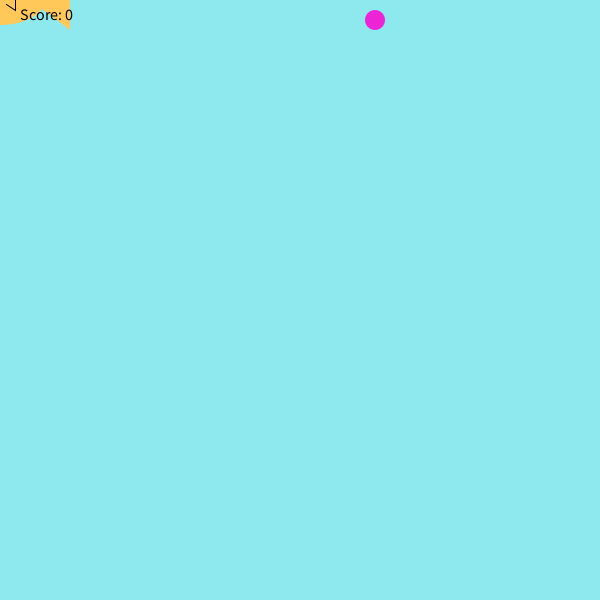
Frame 1 (no input)
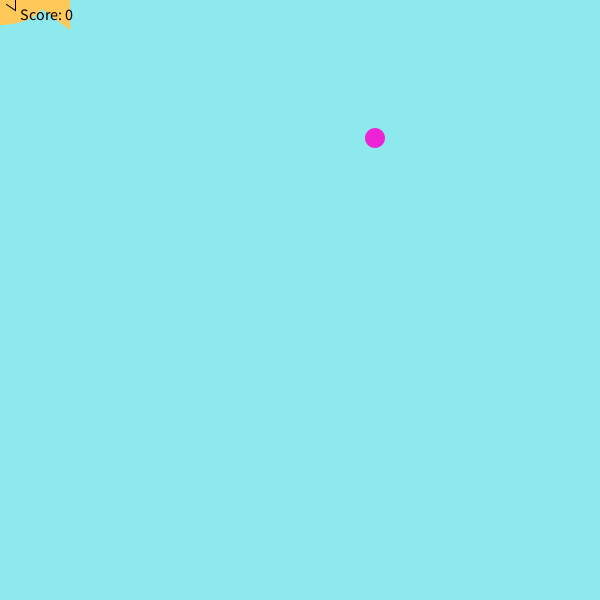
Frame 60 (the mouse pressed at the canvas centre just before this capture)
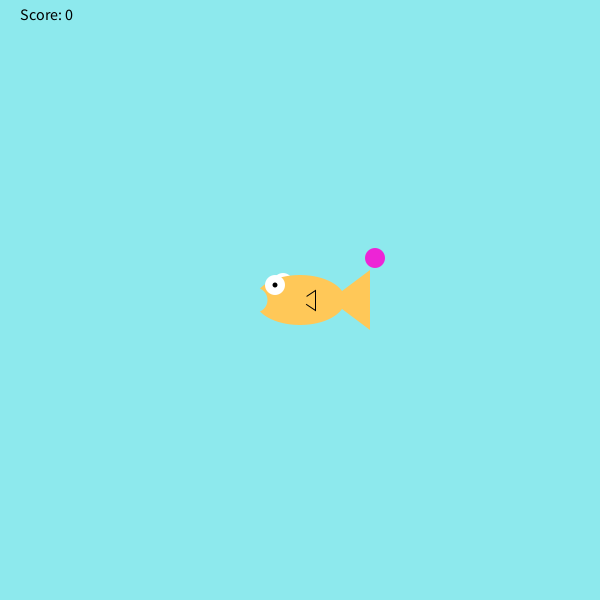
Frame 120 (the mouse held since frame 60 and released just before this capture)

The Processing sketch that drew these frames (run headless with seeded random() and noise(); from frame 60 on, the mouse is pressed at the canvas centre):

// Processing sketch: FishFeeder
// ── FishFeeder.pde
  int foodX = (int) random(600-20);
  int foodY = 20;
  int score = 0;
  void setup(){
    size(600,600);
  }
  void draw() {
    background(141, 233, 237);
    fill(#ED24D6);
    noStroke();
    ellipse(foodX, foodY, 20, 20);
    foodY = foodY + 2;
    if(foodY>height){
      foodY = 20;
      foodX = (int) random(600-20);
    }
    drawFish();
    checkCatch(foodX, foodY);
    fill(0, 0, 0);
textSize(16);
text("Score: " + score, 20, 20);
if(score == 10){
textSize(20); //if it’s not big enough
text("You win!", 300, 300);
exit();
}
  }
  void drawFish(){
     noStroke();
     fill(255,255,255);
     ellipse(mouseX-17,mouseY-17,20,20); //back side eye
     fill(255,200,88);
     ellipse(mouseX,mouseY,90,50); //body
     triangle(mouseX+30,mouseY,mouseX+70,mouseY+30,mouseX+70,mouseY-30); //tail
     stroke(0);
     triangle(mouseX,mouseY,mouseX+15,mouseY+10,mouseX+15,mouseY-10); //side fin
     noStroke();
     fill(255,200,88);
     ellipse(mouseX,mouseY,15,15); //side fin cover
     noStroke();
     fill(255,255,255);
     ellipse(mouseX-25,mouseY-15,20,20); //front eye
     fill(0,0,0);
     ellipse(mouseX-25,mouseY-15,5,5); //pupil
     fill(141,233,237);
     ellipse(mouseX-45,mouseY,25,25); //mouth
}
void checkCatch(int x, int y){
     if(x > mouseX && x < mouseX+70){
          if(y > mouseY-17 && y < mouseY+30){
               score++;
               foodY = 20; //if the food was eaten, make more food fall from the top
               foodX = (int) random(width-20);
          }
     }
     else if (foodY > height && score > 0){
          score--;
     }
}
